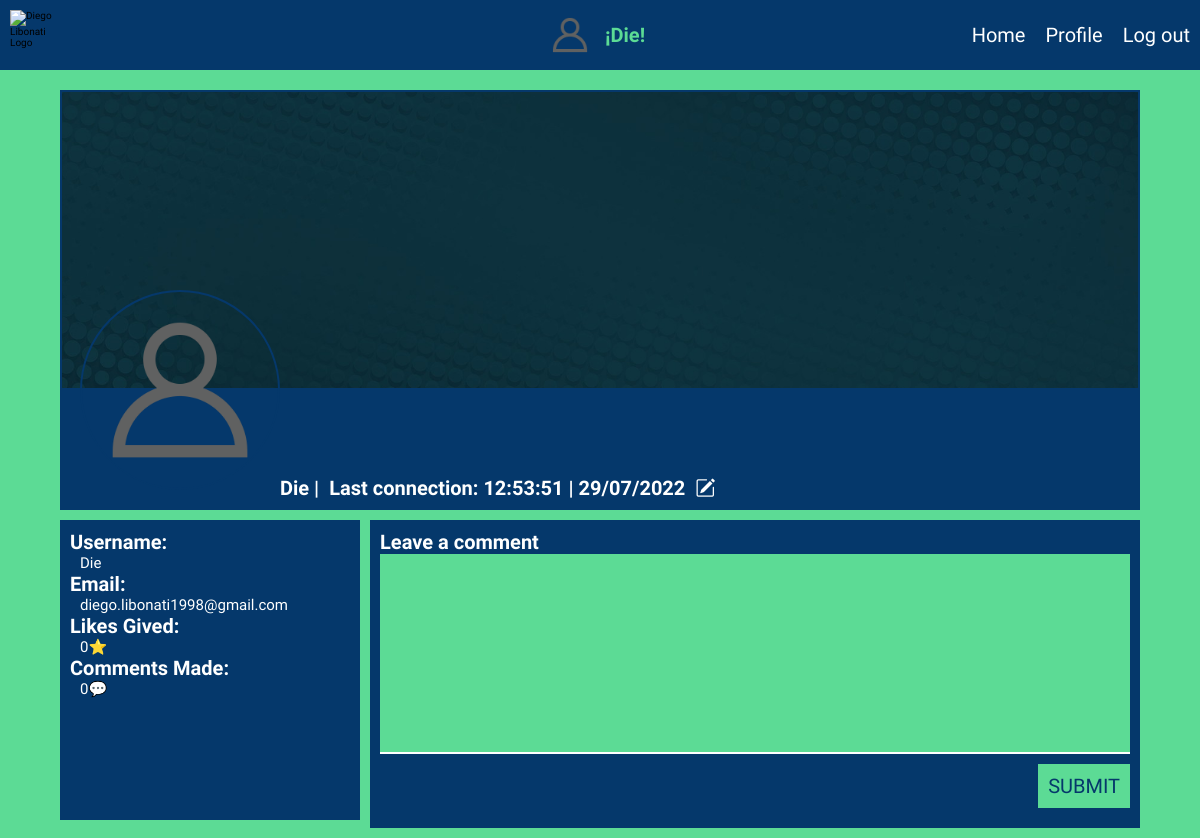
/profile/Die (signed in), run on the app's committed database.
### foro/models.py (models this page shows)
class User(db.Model, UserMixin):
    id = db.Column(db.Integer, primary_key=True)
    username = db.Column(db.String(20), unique=True)
    email = db.Column(db.String(150), unique=True)
    password = db.Column(db.String(150))
    profile_photo = db.Column(db.String(120), nullable=True, default="default.webp")
    profile_banner = db.Column(db.String(120), nullable=True, default="default.jpg")
    last_connection = db.Column(db.String(120), nullable = False)
    is_active = db.Column(db.DateTime(timezone=True), default= datetime.utcnow())
    comments = db.relationship('Comment', backref="user")
    likes = db.relationship('Comment_Like', backref="user")

### foro/views.py (the view, shortened to what this page needs)
@views.route('/profile/<user>', methods= ['GET', 'POST'])
@login_required
def profile(user):
    user_db = User.query.filter_by(username=user).first()
    profile_comments_db = db.session.query(User,Comment).join(Comment).filter_by(profile_id = user_db.id)
    if request.method == 'GET':
        if user_db and user == current_user.username:
            return render_template('profile.html', user=current_user, comments = profile_comments_db)
        elif user_db and user == user_db.username:
            return render_template('profile.html', user=user_db, comments = profile_comments_db)
        else:
            return render_template("<h2>User Not Found</h2>")

### foro/__init__.py (called while the page is built)
def create_app():
    app = Flask(__name__)
    app.config['SECRET_KEY'] = 'asdasdasdasd'
    app.config['SQLALCHEMY_DATABASE_URI'] = f'sqlite:///{DB_NAME}'
    app.jinja_env.add_extension('jinja2.ext.loopcontrols')
    db.init_app(app)
    migrate = Migrate(app, db)
    from .views import views
    from .auth import auth
    app.register_blueprint(views, url_prefix="/")
    app.register_blueprint(auth, url_prefix="/")
    from .models import User,Comment,Comment_Like
    create_database(app)
    login_manager = LoginManager()
    login_manager.login_view = 'auth.login'
    login_manager.init_app(app)
    @login_manager.user_loader
    def load_user(id):
        return User.query.get(int(id))
    return app

### foro/views.py (called while the page is built)
@views.before_request
@login_required
def update_user_is_active():
    current_user.is_active = datetime.utcnow()
    db.session.commit()

### foro/templates/profile.html (shortened to what this page needs)
{% extends 'base.html' %}
{% block linkcss %}
    <link rel="stylesheet" type="text/css" href="{{ url_for('static', filename='css/profile/header.css') }}">
    <link rel="stylesheet" type="text/css" href="{{ url_for('static', filename='css/profile/main.css') }}">
{% endblock linkcss %}
{% block content %}
<main>
    <section class="header_profile_container">
        <article class="header_container_banner">
            <img src="{{ url_for('static', filename='profilebanners/'+user.profile_banner) }}" alt="gif">
            <div class="header_container_banner_information">
                <h2>{{user.username}} |</h2>
                <h2>Last connection: {{user.last_connection}}</h2>
                <button><a href="{{url_for("views.profile_update", username = user.username)}}"><i class="bi bi-pencil-square"></i></a></button>
        </article>
        <img class="img-profile" src="{{ url_for('static', filename='profilephotos/'+user.profile_photo) }}" alt="gif">
    </section>
    <section class="profile_main">
        <aside class="profile_information">
            <h2>Username: </h2>
            <p>{{user.username}}</p>
            <h2>Email: </h2>
            <p>{{user.email}}</p>
            <h2>Likes Gived: </h2>
            <p>{{user.likes|count}}⭐</p>
            <h2>Comments Made: </h2>
            <p>{{user.comments|count}}💬</p>
        </aside>
        <article class="profile_comments">
            <form method="POST" class="form_container">
                <h2>Leave a comment</h2>
                <textarea name="comment"></textarea>
                <button type="submit">SUBMIT</button>
            </form>
        </article>
    </section>
</main>
{% endblock content %}

### foro/templates/base.html (shortened to what this page needs)
<!DOCTYPE html>
<html lang="en">
  <head>
    <link rel="stylesheet" type="text/css" href="{{ url_for('static', filename='css/general.css') }}">
    <link rel="stylesheet" type="text/css" href="{{ url_for('static', filename='css/navbar.css') }}">
    {% block linkcss %} {% endblock linkcss %}
  </head>
  <body>
    <header class="header_container">
        <div class="navbar_mobile">
            <img src="{{ url_for('static', filename='DL.png') }}" alt="Diego Libonati Logo">
        </div>
        {% if user.is_authenticated %}
          <div class="navbar_logo">
            <img  src="{{ url_for('static', filename='profilephotos/'+current_user.profile_photo) }}" alt="gif">
            <h2>¡{{current_user.username}}!</h2>
          </div>
        {% endif %}
        <nav class="navbar_container">
            <ul class="navbar_container_list">
              {% if user.is_authenticated %}
                <li class="navbar_container_list_li"><a class="navbar_container_list_li_a" href="/">Home</a></li>
                <li class="navbar_container_list_li"><a class="navbar_container_list_li_a" href={{ url_for('views.profile', user = current_user.username) }}>Profile</a></li>
                <li class="navbar_container_list_li"><a class="navbar_container_list_li_a" href="/logout">Log out</a></li>
              {% else %}
                <li class="navbar_container_list_li"><a class="navbar_container_list_li_a" href="/login">Login</a></li>
                <li class="navbar_container_list_li"><a class="navbar_container_list_li_a" href="/sign-up">Sign Up</a></li>
              {% endif %}
            </ul>
        </nav>
    </header>
      {% block content %}
      {% endblock content %}
  </body>
</html>

### foro/static/css/general.css (style rules this page uses)
* { margin: 0; padding: 0; box-sizing: border-box; font-size: 10px; list-style: none; font-family: Prompt, Helvetica, sans-serif; }
img { max-width: 100%; }
body { height: 100%; width: 100%; margin-top: 7rem; }
main { display: flex; align-items: center; justify-content: center; flex-flow: column wrap; width: 100%; height: 100%; }

### foro/static/css/navbar.css (style rules this page uses)
.header_container { display: flex; align-items: center; justify-content: center; flex-flow: row wrap; width: 100%; height: 7rem; background-color: #05386B; position: fixed; z-index: 9999; top: 0; left: 0; }
.navbar_mobile { display: flex; align-items: center; justify-content: space-between; flex-flow: row wrap; height: 7rem; width: 100%; padding: 1rem; }
.header_container img { width: 5rem; height: 5rem; object-fit: cover; }
.navbar_container { display: flex; align-items: center; justify-content: center; flex-flow: row wrap; height: auto; width: 100%; }
.navbar_container_list { display: flex; align-items: flex-start; justify-content: center; flex-flow: column nowrap; height: auto; max-height: 0; width: 100%; background-color: #05386B; transition: max-height 1s; overflow: hidden; }
.navbar_container_list_li { padding: 1rem; }
.navbar_container_list_li_a { text-decoration: none; font-size: 2rem; color: #fff; }
.navbar_logo { display: flex; align-items: center; justify-content: center; flex-flow: row wrap; position: absolute; width: 100%; z-index: -1; }
.navbar_logo img { border-radius: 50%; width: 5rem; height: 5rem; object-fit: cover; }
.navbar_logo h2 { font-size: 2rem; color: #5CDB95; padding: 1rem; }
@media only screen and (min-width:1024px) { .header_container { justify-content: space-between; } }
@media only screen and (min-width:1024px) { .navbar_mobile { width: auto; } }
@media only screen and (min-width:1024px) { .navbar_container { width: auto; } }
@media only screen and (min-width:1024px) { .navbar_container_list { flex-flow: row wrap; max-height: 100rem; } }

### foro/static/css/profile/header.css (style rules this page uses)
body { background-color: #5CDB95; }
.header_profile_container { width: 90%; height: 43rem; position: relative; margin-top: 2rem; }
.header_container_banner { display: flex; align-items: flex-start; justify-content: center; flex-flow: row wrap; position: absolute; height: 100%; width: 100%; }
.header_container_banner img { width: 100%; height: 30rem; object-fit: cover; border: .2rem solid #05386B; }
.header_container_banner_information { display: flex; align-items: center; justify-content: flex-start; flex-flow: row wrap; width: 100%; height: 13rem; background-color: #05386B; padding: 1rem; }
.header_container_banner_information h2 { font-size: 1.5rem; color: #fff; padding-right: 1rem; }
.header_container_banner_information button { background: none; border: none; cursor: pointer; }
.header_container_banner_information button i { font-size: 2rem; color: #fff; }
.img-profile { position: absolute; width: 15rem; height: 15rem; object-fit: cover; border-radius: 50%; bottom: 14rem; left: 1rem; border: .2rem solid #05386B; }
@media only screen and (min-width: 768px) { .header_profile_container { height: 42rem; } }
@media only screen and (min-width: 768px) { .header_container_banner_information { align-items: flex-end; justify-content: flex-start; height: 12rem; padding: 0rem 0rem 1rem 22rem; } }
@media only screen and (min-width: 768px) { .img-profile { width: 20rem; height: 20rem; bottom: 2rem; left: 2rem; } }
@media only screen and (min-width: 768px) { .header_container_banner_information h2 { text-align: start; font-size: 2rem; } }

### data on the page
User: profile_photo (placeholder picture), username "Die", profile_banner (placeholder picture), last_connection "12:53:51 | 29/07/2022", email "diego.libonati1998@gmail.com"

### other printed values
{{ user.likes|count }} "0"
{{ user.comments|count }} "0"
